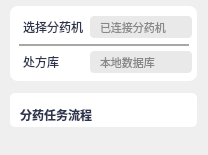
     <widget class="QWidget" name="left_widget" native="true">
      <property name="minimumSize">
       <size>
        <width>208</width>
        <height>0</height>
       </size>
      </property>
      <property name="maximumSize">
       <size>
        <width>16777215</width>
        <height>16777215</height>
       </size>
      </property>
      <property name="styleSheet">
       <string notr="true">#left_widget {

}</string>
      </property>
      <layout class="QVBoxLayout" name="verticalLayout">
       <property name="spacing">
        <number>12</number>
       </property>
       <property name="leftMargin">
        <number>10</number>
       </property>
       <property name="topMargin">
        <number>6</number>
       </property>
       <property name="bottomMargin">
        <number>28</number>
       </property>
       <item>
        <widget class="QWidget" name="init_widget" native="true">
         <property name="minimumSize">
          <size>
           <width>0</width>
           <height>75</height>
          </size>
         </property>
         <property name="maximumSize">
          <size>
           <width>16777215</width>
           <height>75</height>
          </size>
         </property>
         <property name="styleSheet">
          <string notr="true">#init_widget
{
border-radius: 7.5px;
background: #FFF;
}</string>
         </property>
         <widget class="QFrame" name="gray_line">
          <property name="geometry">
           <rect>
            <x>9</x>
            <y>38</y>
            <width>170</width>
            <height>2</height>
           </rect>
          </property>
          <property name="styleSheet">
           <string notr="true">QFrame
{
background: #D9D9D9;
}</string>
          </property>
          <property name="frameShape">
           <enum>QFrame::StyledPanel</enum>
          </property>
          <property name="frameShadow">
           <enum>QFrame::Raised</enum>
          </property>
         </widget>
         <widget class="QLabel" name="choose_dispenser">
          <property name="geometry">
           <rect>
            <x>13</x>
            <y>10</y>
            <width>71</width>
            <height>21</height>
           </rect>
          </property>
          <property name="styleSheet">
           <string notr="true">QLabel
{
color: #2E344F;

/* 三级标题 */
font-family: &quot;Source Han Sans SC&quot;;
font-size: 12px;
font-style: normal;
font-weight: 400;
line-height: normal;
}</string>
          </property>
          <property name="text">
           <string>选择分药机</string>
          </property>
          <property name="alignment">
           <set>Qt::AlignLeading|Qt::AlignLeft|Qt::AlignVCenter</set>
          </property>
         </widget>
         <widget class="QLabel" name="database">
          <property name="geometry">
           <rect>
            <x>13</x>
            <y>45</y>
            <width>61</width>
            <height>21</height>
           </rect>
          </property>
          <property name="styleSheet">
           <string notr="true">QLabel
{
color: #2E344F;

/* 三级标题 */
font-family: &quot;Source Han Sans SC&quot;;
font-size: 12px;
font-style: normal;
font-weight: 400;
line-height: normal;
}</string>
          </property>
          <property name="text">
           <string>处方库</string>
          </property>
          <property name="alignment">
           <set>Qt::AlignLeading|Qt::AlignLeft|Qt::AlignVCenter</set>
          </property>
         </widget>
         <widget class="QPushButton" name="refresh_database_button">
          <property name="geometry">
           <rect>
            <x>52</x>
            <y>43</y>
            <width>24</width>
            <height>26</height>
           </rect>
          </property>
          <property name="styleSheet">
           <string notr="true">QPushButton {
    border: none;
    background-color: transparent;
    outline: none;
}

QPushButton:hover {
    background-color: rgba(200, 200, 200, 50);
    border-radius: 5px;
}

QPushButton:pressed {
    background-color: rgba(150, 150, 150, 100);
}</string>
          </property>
          <property name="text">
           <string/>
          </property>
          <property name="icon">
           <iconset>
            <normaloff>imgs/refresh.png</normaloff>imgs/refresh.png</iconset>
          </property>
          <property name="iconSize">
           <size>
            <width>20</width>
            <height>20</height>
           </size>
          </property>
         </widget>
         <widget class="QComboBox" name="dispenser_comboBox">
          <property name="geometry">
           <rect>
            <x>80</x>
            <y>45</y>
            <width>102</width>
            <height>22</height>
           </rect>
          </property>
          <property name="font">
           <font>
            <pointsize>8</pointsize>
           </font>
          </property>
          <property name="styleSheet">
           <string notr="true">QComboBox {
    border-radius: 4px;
    background: #E9E9E9;
    border: none;
    padding: 5px 10px;
	color: rgb(136, 136, 136);
}

QComboBox:hover {
    background: #DDDDDD;
}

QComboBox::drop-down {
    border: none;
}</string>
          </property>
          <property name="editable">
           <bool>false</bool>
          </property>
          <item>
           <property name="text">
            <string>本地数据库</string>
           </property>
          </item>
          <item>
           <property name="text">
            <string>云端数据库</string>
           </property>
          </item>
         </widget>
         <widget class="QComboBox" name="database_comboBox">
          <property name="geometry">
           <rect>
            <x>80</x>
            <y>10</y>
            <width>102</width>
            <height>22</height>
           </rect>
          </property>
          <property name="font">
           <font>
            <pointsize>8</pointsize>
           </font>
          </property>
          <property name="styleSheet">
           <string notr="true">QComboBox {
    border-radius: 4px;
    background: #E9E9E9;
    border: none;
    padding: 5px 10px;
	color: rgb(136, 136, 136);
}

QComboBox:hover {
    background: #DDDDDD;
}

QComboBox::drop-down {
    border: none;
}</string>
          </property>
          <property name="editable">
           <bool>false</bool>
          </property>
          <property name="placeholderText">
           <string>已连接分药机</string>
          </property>
         </widget>
        </widget>
       </item>
       <item>
        <widget class="QWidget" name="process_widget" native="true">
         <property name="maximumSize">
          <size>
           <width>16777215</width>
           <height>500</height>
          </size>
         </property>
         <property name="styleSheet">
          <string notr="true">#process_widget
{
border-radius: 5px;
background: #FFF;
}</string>
         </property>
         <layout class="QGridLayout" name="gridLayout">
          <property name="leftMargin">
           <number>0</number>
          </property>
          <property name="topMargin">
           <number>0</number>
          </property>
          <property name="rightMargin">
           <number>0</number>
          </property>
          <property name="bottomMargin">
           <number>0</number>
          </property>
          <property name="spacing">
           <number>0</number>
          </property>
          <item row="1" column="1">
           <widget class="QWidget" name="taskwidget" native="true">
            <widget class="QLabel" name="hardware_status_label">
             <property name="geometry">
              <rect>
               <x>0</x>
               <y>10</y>
               <width>158</width>
               <height>24</height>
              </rect>
             </property>
             <property name="minimumSize">
              <size>
               <width>0</width>
               <height>20</height>
              </size>
             </property>
             <property name="maximumSize">
              <size>
               <width>16777215</width>
               <height>16777215</height>
              </size>
             </property>
             <property name="styleSheet">
              <string notr="true">QLabel
{
border-radius: 4.5px;

	color: rgb(136, 136, 136);
font-family: &quot;Source Han Sans SC&quot;;
font-size: 12px;
font-style: normal;
font-weight: 400;
line-height: normal;
}</string>
             </property>
             <property name="text">
              <string>  连接分药机</string>
             </property>
            </widget>
            <widget class="QLabel" name="database_status_label">
             <property name="geometry">
              <rect>
               <x>0</x>
               <y>42</y>
               <width>158</width>
               <height>24</height>
              </rect>
             </property>
             <property name="minimumSize">
              <size>
               <width>0</width>
               <height>24</height>
              </size>
             </property>
             <property name="maximumSize">
              <size>
               <width>16777215</width>
               <height>24</height>
              </size>
             </property>
             <property name="styleSheet">
              <string notr="true">QLabel
{
border-radius: 4.5px;

	color: rgb(136, 136, 136);
font-family: &quot;Source Han Sans SC&quot;;
font-size: 12px;
font-style: normal;
font-weight: 400;
line-height: normal;
}</string>
             </property>
             <property name="text">
              <string>  连接处方库</string>
             </property>
            </widget>
            <widget class="QLabel" name="rfid_status_label">
             <property name="geometry">
              <rect>
               <x>0</x>
               <y>74</y>
               <width>158</width>
               <height>24</height>
              </rect>
             </property>
             <property name="minimumSize">
              <size>
               <width>0</width>
               <height>24</height>
              </size>
             </property>
             <property name="maximumSize">
              <size>
               <width>16777215</width>
               <height>24</height>
              </size>
             </property>
             <property name="styleSheet">
              <string notr="true">QLabel
{
border-radius: 4.5px;

	color: rgb(136, 136, 136);
font-family: &quot;Source Han Sans SC&quot;;
font-size: 12px;
font-style: normal;
font-weight: 400;
line-height: normal;
}</string>
             </property>
             <property name="text">
              <string>  读取RFID</string>
             </property>
            </widget>
            <widget class="QLabel" name="pills_dispensing_list_label">
             <property name="geometry">
              <rect>
               <x>0</x>
               <y>106</y>
               <width>158</width>
               <height>24</height>
              </rect>
             </property>
             <property name="minimumSize">
              <size>
               <width>0</width>
               <height>24</height>
              </size>
             </property>
             <property name="maximumSize">
              <size>
               <width>16777215</width>
               <height>24</height>
              </size>
             </property>
             <property name="styleSheet">
              <string notr="true">QLabel
{
border-radius: 4.5px;
color: rgb(136, 136, 136);
font-family: &quot;Source Han Sans SC&quot;;
font-size: 12px;
font-style: normal;
font-weight: 400;
line-height: normal;
}</string>
             </property>
             <property name="text">
              <string>  获取分药清单</string>
             </property>
            </widget>
            <widget class="QLabel" name="plate_closed_label">
             <property name="geometry">
              <rect>
               <x>0</x>
               <y>138</y>
               <width>158</width>
               <height>24</height>
              </rect>
             </property>
             <property name="minimumSize">
              <size>
               <width>0</width>
               <height>24</height>
              </size>
             </property>
             <property name="maximumSize">
              <size>
               <width>16777215</width>
               <height>24</height>
              </size>
             </property>
             <property name="styleSheet">
              <string notr="true">QLabel
{
border-radius: 4.5px;

	color: rgb(136, 136, 136);
font-family: &quot;Source Han Sans SC&quot;;
font-size: 12px;
font-style: normal;
font-weight: 400;
line-height: normal;
}</string>
             </property>
             <property name="text">
              <string>  送入药盘</string>
             </property>
            </widget>
            <widget class="QLabel" name="dispensing_finished_label">
             <property name="geometry">
              <rect>
               <x>0</x>
               <y>170</y>
               <width>158</width>
               <height>24</height>
              </rect>
             </property>
             <property name="minimumSize">
              <size>
               <width>0</width>
               <height>24</height>
              </size>
             </property>
             <property name="maximumSize">
              <size>
               <width>16777215</width>
               <height>24</height>
              </size>
             </property>
             <property name="styleSheet">
              <string notr="true">QLabel
{
border-radius: 4.5px;

	color: rgb(136, 136, 136);
font-family: &quot;Source Han Sans SC&quot;;
font-size: 12px;
font-style: normal;
font-weight: 400;
line-height: normal;
}</string>
             </property>
             <property name="text">
              <string>  分药品</string>
             </property>
            </widget>
            <widget class="QLabel" name="plate_opened_label">
             <property name="geometry">
              <rect>
               <x>0</x>
               <y>202</y>
               <width>158</width>
               <height>24</height>
              </rect>
             </property>
             <property name="minimumSize">
              <size>
               <width>0</width>
               <height>24</height>
              </size>
             </property>
             <property name="maximumSize">
              <size>
               <width>16777215</width>
               <height>24</height>
              </size>
             </property>
             <property name="styleSheet">
              <string notr="true">QLabel
{
border-radius: 4.5px;

	color: rgb(136, 136, 136);
font-family: &quot;Source Han Sans SC&quot;;
font-size: 12px;
font-style: normal;
font-weight: 400;
line-height: normal;
}</string>
             </property>
             <property name="text">
              <string>  退出药盘</string>
             </property>
            </widget>
            <widget class="QLabel" name="green_check_mark_1">
             <property name="geometry">
              <rect>
               <x>140</x>
               <y>14</y>
               <width>12</width>
               <height>12</height>
              </rect>
             </property>
             <property name="text">
              <string/>
             </property>
             <property name="pixmap">
              <pixmap>imgs/green_cheak_mark.png</pixmap>
             </property>
             <property name="scaledContents">
              <bool>true</bool>
             </property>
            </widget>
            <widget class="QLabel" name="green_check_mark_2">
             <property name="geometry">
              <rect>
               <x>140</x>
               <y>46</y>
               <width>12</width>
               <height>12</height>
              </rect>
             </property>
             <property name="text">
              <string/>
             </property>
             <property name="pixmap">
              <pixmap>imgs/green_cheak_mark.png</pixmap>
             </property>
             <property name="scaledContents">
              <bool>true</bool>
             </property>
            </widget>
            <widget class="QLabel" name="green_check_mark_3">
             <property name="geometry">
              <rect>
               <x>140</x>
               <y>78</y>
               <width>12</width>
               <height>12</height>
              </rect>
             </property>
             <property name="text">
              <string/>
             </property>
             <property name="pixmap">
              <pixmap>imgs/green_cheak_mark.png</pixmap>
             </property>
             <property name="scaledContents">
              <bool>true</bool>
             </property>
            </widget>
            <widget class="QLabel" name="green_check_mark_4">
             <property name="geometry">
              <rect>
               <x>140</x>
               <y>110</y>
               <width>12</width>
               <height>12</height>
              </rect>
             </property>
             <property name="text">
              <string/>
             </property>
             <property name="pixmap">
              <pixmap>imgs/green_cheak_mark.png</pixmap>
             </property>
             <property name="scaledContents">
              <bool>true</bool>
             </property>
            </widget>
            <widget class="QLabel" name="green_check_mark_5">
             <property name="geometry">
              <rect>
               <x>140</x>
               <y>142</y>
               <width>12</width>
               <height>12</height>
              </rect>
             </property>
             <property name="text">
              <string/>
             </property>
             <property name="pixmap">
              <pixmap>imgs/green_cheak_mark.png</pixmap>
             </property>
             <property name="scaledContents">
              <bool>true</bool>
             </property>
            </widget>
            <widget class="QLabel" name="green_check_mark_6">
             <property name="geometry">
              <rect>
               <x>140</x>
               <y>174</y>
               <width>12</width>
               <height>12</height>
              </rect>
             </property>
             <property name="text">
              <string/>
             </property>
             <property name="pixmap">
              <pixmap>imgs/green_cheak_mark.png</pixmap>
             </property>
             <property name="scaledContents">
              <bool>true</bool>
             </property>
            </widget>
            <widget class="QLabel" name="green_check_mark_7">
             <property name="geometry">
              <rect>
               <x>140</x>
               <y>206</y>
               <width>12</width>
               <height>12</height>
              </rect>
             </property>
             <property name="text">
              <string/>
             </property>
             <property name="pixmap">
              <pixmap>imgs/green_cheak_mark.png</pixmap>
             </property>
             <property name="scaledContents">
              <bool>true</bool>
             </property>
            </widget>
           </widget>
          </item>
          <item row="0" column="0" colspan="2">
           <widget class="QWidget" name="process_title_widget" native="true">
            <property name="minimumSize">
             <size>
              <width>0</width>
              <height>34</height>
             </size>
            </property>
            <property name="maximumSize">
             <size>
              <width>16777215</width>
              <height>30</height>
             </size>
            </property>
            <property name="styleSheet">
             <string notr="true">QWidget
{
 Border: None
}</string>
            </property>
            <widget class="QLabel" name="process_title">
             <property name="geometry">
              <rect>
               <x>10</x>
               <y>9</y>
               <width>101</width>
               <height>21</height>
              </rect>
             </property>
             <property name="styleSheet">
              <string notr="true">QLabel
{
color: #2E344F;

/* 三级标题 */
font-family: &quot;Source Han Sans SC&quot;;
font-size: 12px;
font-style: normal;
font-weight: 800;
line-height: normal;
}</string>
             </property>
             <property name="text">
              <string>分药任务流程</string>
             </property>
             <property name="alignment">
              <set>Qt::AlignLeading|Qt::AlignLeft|Qt::AlignVCenter</set>
             </property>
            </widget>
           </widget>
          </item>
          <item row="1" column="0">
           <widget class="QWidget" name="progressBar_widget" native="true">
            <property name="maximumSize">
             <size>
              <width>20</width>
              <height>16777215</height>
             </size>
            </property>
            <widget class="QProgressBar" name="task_progressBar">
             <property name="geometry">
              <rect>
               <x>6</x>
               <y>6</y>
               <width>8</width>
               <height>217</height>
              </rect>
             </property>
             <property name="styleSheet">
              <string notr="true">QProgressBar {
    border: none;
    border-radius: 4px;
        background-color: hsla(0, 0%, 84%, 1);
    text-align: center;
}

QProgressBar::chunk {
    background-color: hsla(165, 33%, 62%, 1);
    border-radius: 3px;
}</string>
             </property>
             <property name="maximum">
              <number>7</number>
             </property>
             <property name="value">
              <number>0</number>
             </property>
             <property name="textVisible">
              <bool>false</bool>
             </property>
             <property name="orientation">
              <enum>Qt::Vertical</enum>
             </property>
             <property name="invertedAppearance">
              <bool>true</bool>
             </property>
             <property name="textDirection">
              <enum>QProgressBar::TopToBottom</enum>
             </property>
            </widget>
           </widget>
          </item>
         </layout>
        </widget>
       </item>
      </layout>
     </widget>
